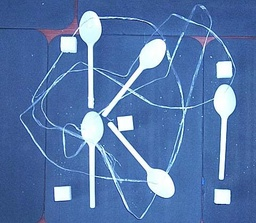
#> input picture hard/hard_2.jpg, 256 x 223 px, shrunk from 481 x 419 before the run
$ python main.py   (older library calls are emulated)
#> lines starting #> are read from the running program, lines starting #| are printed output that depends on the picture; after the words box and inside, x2 and y2 are one past the last pixel; in counts of white or black regions, pixels touching at a corner belong together
### Class_Object.py
class MyObject:
    square = perimeter = compactness = index = claster = elongation = None

    def __init__(self, index, square, perimetr):
        self.index = index
        self.square = square
        self.perimeter = perimetr

    def CalcCompactness(self):
        self.compactness = self.square ** 2 / self.perimeter/ 1000
        # if self.compactness > 31.3:
        #     self.compactness = self.compactness * 200                   #костыль для обнаружения изогнутых фигур
        self.compactness = round(self.compactness, 3)
        return

    def set_claster(self, numb_claster):
        self.claster = numb_claster
        return

    def get_claster(self):
        return self.claster

    def set_elon(self, elon):
        self.elongation = elon
        return

### main.py
import scipy
from PIL import Image, ImageDraw
from scipy import ndimage
import numpy as np
import random
from math import sqrt
import sys
from Class_Object import MyObject


def polyton(width, height, draw, pix):
    for i in range(width):
        for j in range(height):
            a_1 = pix[i, j][0]
            b_1 = pix[i, j][1]
            c_1 = pix[i, j][2]
            S_1 = (a_1 + b_1 + c_1) // 3
            draw.point((i, j), (S_1, S_1, S_1))
    return


def tobinary(width, height, draw, pix):
    # factor = 100
    for i in range(width):
        for j in range(height):
            a = pix[i, j][0]
            b = pix[i, j][1]
            c = pix[i, j][2]
            S = a + b + c
            if S / 3 > 180:
                a, b, c = 255, 255, 255
            else:
                a, b, c = 0, 0, 0
            draw.point((i, j), (a, b, c))
    return


def BinPoly(Name, Name_to):
    image = Image.open(Name)  # Открываем изображение.
    draw = ImageDraw.Draw(image)  # Создаем инструмент для рисования.
    width = image.size[0]  # Определяем ширину.
    height = image.size[1]  # Определяем высоту.
    pix = image.load()  # Выгружаем значения пикселей.
    polyton(width, height, draw, pix)
    image.save('image/poly_' + Name_to, "JPEG")
    tobinary(width, height, draw, pix)
    image.save('image/bin_' + Name_to, "JPEG")
    del draw
    return


def tobinary_errosiu(image):
    draw = ImageDraw.Draw(image)  # Создаем инструмент для рисования.
    width = image.size[0]  # Определяем ширину.
    height = image.size[1]  # Определяем высоту.
    pix = image.load()  # Выгружаем значения пикселей.
    # factor = 100
    for i in range(width):
        for j in range(height):
            a = pix[i, j][0]
            b = pix[i, j][1]
            c = pix[i, j][2]
            S = a + b + c
            if S > 180:
                a, b, c = 255, 255, 255
            else:
                a, b, c = 0, 0, 0
            draw.point((i, j), (a, b, c))
    return


def tobinary_2(image):
    draw = ImageDraw.Draw(image)  # Создаем инструмент для рисования.
    width = image.size[0]  # Определяем ширину.
    height = image.size[1]  # Определяем высоту.
    pix = image.load()  # Выгружаем значения пикселей.
    # factor = 100
    for i in range(width):
        for j in range(height):
            a = pix[i, j][0]
            b = pix[i, j][1]
            c = pix[i, j][2]
            S = a + b + c
            if S > 230:
                a, b, c = 255, 255, 255
            else:
                a, b, c = 0, 0, 0
            draw.point((i, j), (a, b, c))
    return


def myfilter(Name):
    path = Name  # Your image path
    img = Image.open(path)
    width = img.size[0]  # Определяем ширину.
    height = img.size[1]  # Определяем высоту.
    members = [(0, 0)] * 9
    newimg = Image.new("RGB", (width, height), "white")
    for i in range(1, width - 1):
        for j in range(1, height - 1):
            members[0] = img.getpixel((i - 1, j - 1))
            members[1] = img.getpixel((i - 1, j))
            members[2] = img.getpixel((i - 1, j + 1))
            members[3] = img.getpixel((i, j - 1))
            members[4] = img.getpixel((i, j))
            members[5] = img.getpixel((i, j + 1))
            members[6] = img.getpixel((i + 1, j - 1))
            members[7] = img.getpixel((i + 1, j))
            members[8] = img.getpixel((i + 1, j + 1))
            members.sort()
            newimg.putpixel((i, j), (members[4]))
    newimg.save(Name, 'JPEG')
    return


def mydelot(name):
    image = Image.open(name)  # Открываем изображение.
    draw = ImageDraw.Draw(image)  # Создаем инструмент для рисования.
    width = image.size[0]  # Определяем ширину.
    height = image.size[1]  # Определяем высоту.
    pix = image.load()  # Выгружаем значения пикселей.
    for i in range(1, width - 1):
        for j in range(1, height - 1):
            if pix[i, j][0] == 0 and pix[i, j + 1][0] != 0:
                draw.point((i, j), (255, 255, 255))
            if pix[i, j][0] != 0 and pix[i, j - 1][0] == 0:
                draw.point((i, j - 1), (255, 255, 255))
            if pix[i, j][0] == 0 and pix[i + 1, j][0] != 0:
                draw.point((i + 1, j), (255, 255, 255))
            if pix[i, j][0] != 0 and pix[i - 1, j][0] == 0:
                draw.point((i - 1, j), (255, 255, 255))
    image.save(name, "JPEG")
    return


def Obrabotka():
    print("Binarizacia")
    BinPoly('hard/hard_2.jpg', 'test.jpg')
#> in BinPoly, image is the input picture: PIL image 256x223 RGB; mean R, G, B 86.4, 119.3, 171.1
#> in BinPoly, `image.save('image/poly_' + Name_to, "JPEG")`:
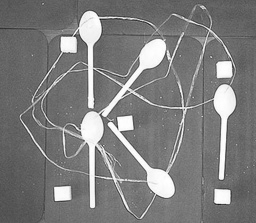
#> saved as poly_test.jpg: PIL image 256x223 RGB; min 22, max 255, mean 125.3
#> in BinPoly, `image.save('image/bin_' + Name_to, "JPEG")`:
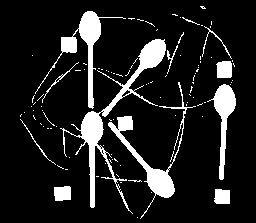
#> saved as bin_test.jpg: PIL image 256x223 RGB; 12.5% white; 101 white regions (89 under 20 px), largest, box (x1, y1, x2, y2) and area: (60, 39, 166, 214) 2303, (108, 82, 196, 219) 1392, (35, 11, 126, 109) 1250

    i = 0
    # [4 lines of commented-out code are left out]

    im = Image.open('image/bin_test.jpg')
    tobinary_2(im)
    im.save('image/bin_test.jpg', 'JPEG')

    print("Erosia")
    im = Image.open('image/bin_test.jpg')
    im = ndimage.binary_erosion(im).astype(np.uint)
#> im: shape (223, 256, 3) uint64
    scipy.misc.imsave('image/erosion_1.jpg', im)

    im = Image.open('image/erosion_1.jpg')
#> im: PIL image 256x223 RGB
    tobinary_errosiu(im)
#> im: PIL image 256x223 RGB; 9.6% white; 190 white regions (180 under 20 px), largest, box (x1, y1, x2, y2) and area: (108, 116, 175, 197) 991, (103, 39, 166, 116) 835, (79, 12, 101, 109) 797
    im.save('image/erosion_bin.jpg', 'JPEG')

    im = Image.open('image/erosion_bin.jpg')
    im = ndimage.binary_erosion(im).astype(np.uint)
#> im: shape (223, 256, 3) uint64

    scipy.misc.imsave('image/erosion_2.jpg', im)
    im = Image.open('image/erosion_2.jpg')
#> im: PIL image 256x223 RGB
    tobinary_errosiu(im)
#> im: PIL image 256x223 RGB; 7.6% white; 108 white regions (97 under 20 px), largest, box (x1, y1, x2, y2) and area: (103, 40, 166, 115) 689, (215, 85, 236, 179) 676, (109, 123, 174, 197) 668
    im.save('image/erosion_2_bin.jpg', 'JPEG')

    im = Image.open('image/erosion_2_bin.jpg')
    im = ndimage.binary_erosion(im).astype(np.uint)
#> im: shape (223, 256, 3) uint64
    scipy.misc.imsave('image/erosion_3.jpg', im)
    im = Image.open('image/erosion_3.jpg')
#> im: PIL image 256x223 RGB
    tobinary_errosiu(im)
#> im: PIL image 256x223 RGB; 6.1% white; 73 white regions (59 under 20 px), largest, box (x1, y1, x2, y2) and area: (103, 41, 166, 114) 563, (117, 134, 173, 197) 529, (215, 86, 238, 150) 515
    im.save('image/erosion_3_bin.jpg', 'JPEG')

    im = Image.open('image/erosion_3_bin.jpg')
    im = ndimage.binary_erosion(im).astype(np.uint)
#> im: shape (223, 256, 3) uint64
    scipy.misc.imsave('image/erosion_3_2.jpg', im)
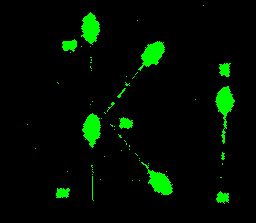
#> saved as erosion_3_2.jpg: PIL image 256x223 RGB; mean R, G, B 0, 12.7, 0

    im = Image.open('image/erosion_3_2.jpg')
#> im: PIL image 256x223 RGB
    tobinary_errosiu(im)
#> im: PIL image 256x223 RGB; 5% white; 61 white regions (48 under 20 px), largest, box (x1, y1, x2, y2) and area: (215, 86, 235, 144) 441, (141, 162, 173, 195) 416, (138, 41, 165, 71) 413
    im.save('image/erosion_3_2_bin.jpg', 'JPEG')

    # [5 lines of commented-out code are left out]

    print("Filter")
    i = 0
    while i < 5:
        print("median filter  i =" , i)
        myfilter('image/erosion_3_2_bin.jpg')
#> in myfilter, `newimg = Image.new("RGB", (width, height), "white")`: newimg: PIL image 256x223 RGB; every value is 255
#> after the loop in myfilter, `for i in range(1, width - 1):`:
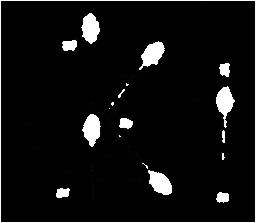
#> newimg: PIL image 256x223 RGB; min 0, max 255, mean 16.4
#> after the loop in myfilter, `for i in range(1, width - 1):`: members = [(0, 0, 0), (0, 0, 0), (0, 0, 0), (0, 0, 0), (0, 0, 0), (0, 0, 0), (0, 0, 0), (0, 0, 0), (0, 0, 0)]
        i += 1
    print("Binarizacia_resultata")
    im = Image.open('image/erosion_3_2_bin.jpg')
    tobinary_2(im)
#> im: PIL image 256x223 RGB; 6.2% white; 13 white regions (1 under 20 px), largest, box (x1, y1, x2, y2) and area: (0, 0, 256, 223) 958, (82, 114, 100, 147) 405, (82, 13, 100, 44) 398
    im.save('image/result.jpg', 'JPEG')

    return


def SetCompactness(Objects):
    for i in Objects:
        i.CalcCompactness()
    return


def recursive_poisk(matr, pix, row, line, index, maxH, maxW):
    if pix[row, line][0] > 200 and matr[row][line] == 0:

        if row >= maxW - 1 or line >= maxH - 1:
            return

        if row == 0 or line == 0:
            return

        matr[row][line] = index

        recursive_poisk(matr, pix, row - 1, line, index, maxH, maxW)
        recursive_poisk(matr, pix, row, line - 1, index, maxH, maxW)
        recursive_poisk(matr, pix, row + 1, line, index, maxH, maxW)
        recursive_poisk(matr, pix, row, line + 1, index, maxH, maxW)

    return


def SaveResult(matr):
    im = Image.new("RGB", (width, height), color='black')
    draw = ImageDraw.Draw(im)  # Создаем инструмент для рисования.
    for i in range(1, width - 1):
        for j in range(1, height - 1):
            if matr[i][j] > 0:
                draw.point((i, j), (255, 255, 255))
    im.save("image/result_search.jpg")
    return


def Poisk():
    image_1 = Image.open('image/result.jpg')  # Открываем изображение.
    #image_1 = Image.open("image/result_delot_bin.jpg")  # Открываем изображение.
    width_1 = image.size[0]  # Определяем ширину.
    height_1 = image.size[1]  # Определяем высоту.
    pix = image_1.load()  # Выгружаем значения пикселей.
    matr = np.zeros((width_1, height_1), np.int_)
    index = 1
    for i in range(15, width_1 - 15):
        for j in range(15, height_1 - 15):
            recursive_poisk(matr, pix, i, j, index, height_1, width_1)
            index += 1
    return matr


def InitObject(matrix_1, width_1, height_1):
    List_Object = []
    List_Index = []
    List_Index_Count = []

    for i in range(1, width_1 - 1):
        for j in range(1, height_1 - 1):
            if matrix_1[i][j] != 0:
                if List_Index.count(matrix_1[i][j]) == 0:
                    List_Object.append(MyObject(matrix_1[i][j], 1, 1))
                    List_Index.append(matrix_1[i][j])
                    List_Index_Count.append(list((matrix_1[i][j], 1, 1)))
                else:
                    for tm in range(0, len(List_Index_Count)):
                        if List_Index_Count[tm][0] == matrix_1[i][j]:
                            List_Index_Count[tm][1] = List_Index_Count[tm][1] + 1
                            if matrix_1[i][j - 1] == 0 or matrix_1[i][j + 1] == 0 or matrix_1[i - 1][j] == 0 or \
                                    matrix_1[i + 1][j] == 0:
                                List_Index_Count[tm][2] = List_Index_Count[tm][2] + 1

    result = []
    for i in range(0, len(List_Object)):
        List_Object[i].square = List_Index_Count[i][1]
        List_Object[i].perimeter = List_Index_Count[i][2]
        if List_Object[i].square > 30:#                            // подумать надо ли
            result.append(List_Object[i])
    return result


def K_means(List_Obj, num):
    num_classter = num

    List_Centroid = []

    List_Rand = []
    succ_iter = 0

    while succ_iter != num_classter:
        temp_classter = random.randint(0, len(List_Object) - 1)
        if List_Rand.count(temp_classter) == 0:
            tm = MyObject(0, List_Obj[temp_classter].square, List_Obj[temp_classter].perimeter)
            tm.CalcCompactness()
            tm.elongation = List_Obj[temp_classter].elongation
            List_Centroid.append(tm)
            succ_iter += 1

    finish = 0

    List_Distance = []
    count = 0
    while finish != 1:

        count += 1
        for i in range(0, len(List_Obj)):
            for j in range(0, len(List_Centroid)):
                List_Distance.append(sqrt((List_Obj[i].square - List_Centroid[j].square) ** 2  + (List_Obj[i].perimeter - List_Centroid[j].perimeter) ** 2 + (List_Obj[i].compactness - List_Centroid[j].compactness) ** 2  + (List_Obj[i].elongation - List_Centroid[j].elongation) ** 2 ))              #без делотации


            List_Obj[i].claster = List_Distance.index(min(List_Distance))
            List_Distance.clear()

        for i in List_Centroid:
            i.perimeter = i.square = i.compactness = 0

        for i in range(0, len(List_Obj)):
            List_Centroid[List_Obj[i].claster].square += List_Obj[i].square
            List_Centroid[List_Obj[i].claster].perimeter += List_Obj[i].perimeter
            List_Centroid[List_Obj[i].claster].compactness += List_Obj[i].compactness
            List_Centroid[List_Obj[i].claster].elongation += List_Obj[i].elongation

        for i in range(0, len(List_Centroid)):
            num_obj_in_claster = 1
            for j in List_Obj:
                if j.claster == i:
                    num_obj_in_claster += 1
            List_Centroid[i].square = List_Centroid[i].square / num_obj_in_claster
            List_Centroid[i].perimeter = List_Centroid[i].perimeter / num_obj_in_claster
            List_Centroid[i].compactness = List_Centroid[i].compactness / num_obj_in_claster
            List_Centroid[i].elongation = List_Centroid[i].elongation / num_obj_in_claster
        if count == 5:
            break
    return


def RGB_Result(List_obj, matr):
    claster_0 = (255, 0, 0)
    claster_1 = (0, 255, 0)
    claster_2 = (0, 0, 255)
    claster_3 = (255, 255, 0)
    claster_4 = (0, 255, 255)
    im = Image.new("RGB", (width, height), color='black')
    draw = ImageDraw.Draw(im)  # Создаем инструмент для рисования.
    List_index_claster = []

    for i in List_obj:
        List_index_claster.append((i.index, i.claster))

    for i in range(1, width - 1):
        for j in range(1, height - 1):
            if matr[i][j] != 0:
                for ob in List_index_claster:
                    if matr[i][j] == ob[0]:
                        if ob[1] == 0:
                            draw.point((i, j), claster_0)
                        if ob[1] == 1:
                            draw.point((i, j), claster_1)
                        if ob[1] == 2:
                            draw.point((i, j), claster_2)
                        if ob[1] == 3:
                            draw.point((i, j), claster_3)
                        if ob[1] == 4:
                            draw.point((i, j), claster_4)
    im.save("image/result_search_RGB.jpg")
    return


def Elongation(matrix_1, List_Object_1, width_1, height_1):

    rev_index_1 = [0,0]
    rev_index_2 = [0,0]
    rev_index_3 = [0, width_1]
    rev_index_4 = [0, height_1]

    for tm in range(0, len(List_Object)):
        first_index = 0
        for i in range(0, width_1 - 1):
            for j in range(0,height_1 - 1):
                if first_index == 0 and matrix_1[i][j] == List_Object_1[tm].index:
                    rev_index_1 = [i, j]
                    first_index = 1;
                if matrix_1[i][j] == List_Object_1[tm].index:
                    if i > rev_index_2[0] and j > rev_index_1[1]: # ??????????7
                        rev_index_2 = [i, j]
                    if i < rev_index_3[0] and j > rev_index_2[0]:
                        rev_index_3 = [i,j]
                    if i > rev_index_4[0] and j < rev_index_4[0]:
                        rev_index_4 = [i,j]
        tmp_elongation = sqrt((rev_index_1[0] - rev_index_2[0]) ** 2 + (rev_index_1[1] - rev_index_2[1]) ** 2)/sqrt((rev_index_3[0] - rev_index_4[0])**2 + (rev_index_3[1]-rev_index_4[1])**2)
        List_Object_1[tm].elongation = tmp_elongation
    return

def printobj(List_Object_1):
    for i in range(0, len(List_Object_1)):
        print("index - ", List_Object_1[i].index, " square - ", List_Object_1[i].square, " perimetr - ",
              List_Object_1[i].perimeter, " compactness - ", List_Object_1[i].compactness, " claster - ",
              List_Object_1[i].claster, " elongation - ", List_Object_1[i].elongation)
    return

sys.setrecursionlimit(50000)
Obrabotka()

image = Image.open('image/result.jpg')  # Открываем изображение.
#image = Image.open("image/result_delot_bin.jpg")  # Открываем изображение.
width = image.size[0]  # Определяем ширину.
#> width = 256
height = image.size[1]  # Определяем высоту.
#> height = 223

print("Poisk")
matrix = Poisk()
#> after the loop in Poisk, `for i in range(15, width_1 - 15):`:
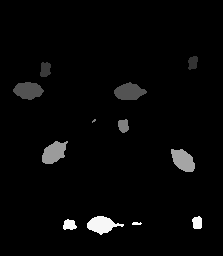
#> matr: shape (256, 223) int64; min 0, max 40070, mean 1048.1; drawn with min black and max white
#> after the loop in Poisk, `for i in range(15, width_1 - 15):`: index = 43619
print("Save")
SaveResult(matrix)
#> in SaveResult, `im = Image.new("RGB", (width, height), color='black')`: im: PIL image 256x223 RGB; every value is 0
#> in SaveResult, `im.save("image/result_search.jpg")`:
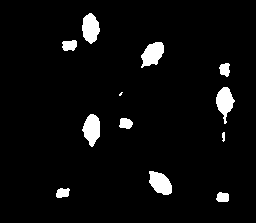
#> saved as result_search.jpg: PIL image 256x223 RGB; 4.6% white; 12 white regions (1 under 20 px), largest, box (x1, y1, x2, y2) and area: (82, 114, 100, 147) 405, (82, 13, 100, 44) 398, (141, 42, 164, 68) 398

print("Init")
List_Object = InitObject(matrix, width, height)
#> the loop in InitObject, `for i in range(1, width_1 - 1):` made 254 passes
#> after the loop in InitObject, `for i in range(1, width_1 - 1):`: List_Index = [8092, 9099, 12942, 13046, 20152, 20183, 24359, 26019, 38876, 38977, 39425, 40070]; List_Index_Count = [[8092, 110, 36], [9099, 135, 40], [12942, 398, 66], [13046, 405, 69], [20152, 9, 8], [20183, 119, 35], [24359, 398, 72], [26019, 388, 67], [38876, 390, 78], [38977, 109, 34], [39425, 114, 36], [40070, 25, 19]]; List_Object = 12 items
#> the loop in InitObject, `for i in range(0, len(List_Object)):` made 12 passes
#> after the loop in InitObject, `for i in range(0, len(List_Object)):`: result = 10 items
#> List_Object = 10 items
SetCompactness(List_Object)
#> the loop in SetCompactness, `for i in Objects:` made 10 passes
Elongation(matrix, List_Object, width, height)
#> the loop in Elongation, `for tm in range(0, len(List_Object)):` made 10 passes
#> tmp_elongation on passes 1 to 10: 0.365, 0.425, 0.523, 3.1, 0.365, 0.607, 0.79, 0.553, 3.02, 1.1
#> after the loop in Elongation, `for tm in range(0, len(List_Object)):`: rev_index_1 = [219, 67]; rev_index_2 = [234, 100]
print("Введите количество кластеров n >= 2")
num_classter = int(input())
#> the answer given: 3

print("K-means")
K_means(List_Object, num_classter)
#> the loop in K_means, `while succ_iter != num_classter:` made 3 passes
#> (temp_classter, tm.elongation) on pass 3: (0, 0.365)
#> (temp_classter, tm.elongation) on passes 1 to 2: (6, 0.79), (6, 0.79)
#> after the loop in K_means, `while succ_iter != num_classter:`: List_Centroid = 3 items; succ_iter = 3
#> after the loop in K_means, `while finish != 1:`: List_Distance = []; count = 5
print("Save_rgb")
RGB_Result(List_Object, matrix)
#> the loop in RGB_Result, `for i in List_obj:` made 10 passes
#> after the loop in RGB_Result, `for i in List_obj:`: List_index_claster = [(8092, 2), (9099, 2), (12942, 0), (13046, 0), (20183, 2), (24359, 0), (26019, 0), (38876, 0), (38977, 2), (39425, 2)]
#> in RGB_Result, `im.save("image/result_search_RGB.jpg")`:
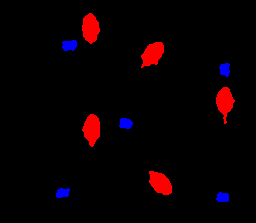
#> saved as result_search_RGB.jpg: PIL image 256x223 RGB; mean R, G, B 8.8, 0, 2.6
